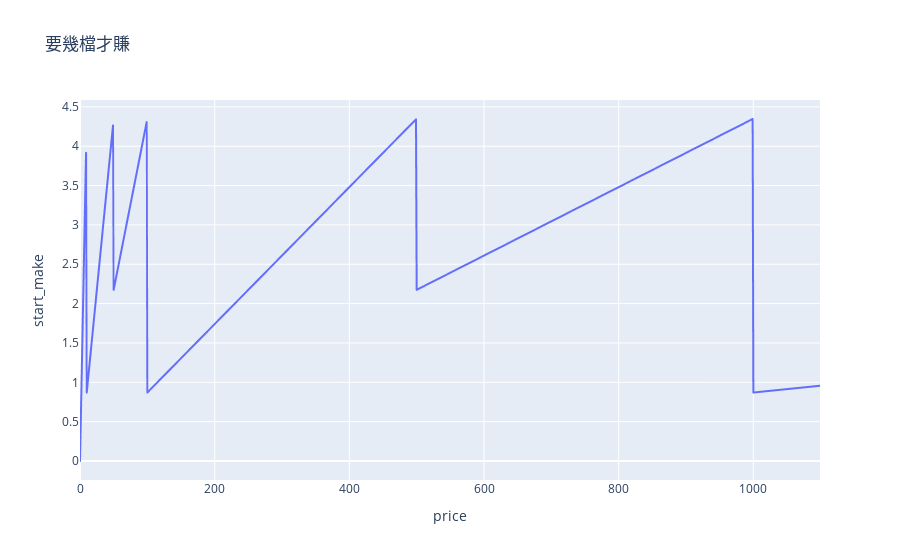

Notebook source saved alongside this figure:
### Code cell
import plotly.express as px

fig = px.line(df, x="price", y="start_make", title='要幾檔才賺',hover_data=[df['h_fee'],df['back_fee']])
fig.write_html("要幾檔才賺.html")
fig.show()

### Figure 1 — Plotly figure (JSON) as saved in the notebook; plotly's stock layout.template omitted (floating-point values rounded to 4 significant figures; data arrays with more than 128 entries replaced by an {"elided": "..."} marker saying what was removed)
{"data": [{"customdata": {"elided": "1100x2 float values"}, "hovertemplate": "price=%{x}<br>start_make=%{y}<br>h_fee=%{customdata[0]}<br>back_fee=%{customdata[1]}<extra></extra>", "legendgroup": "", "line": {"color": "#636efa", "dash": "solid"}, "mode": "lines", "name": "", "showlegend": false, "type": "scattergl", "x": {"elided": "1100 int values"}, "xaxis": "x", "y": {"elided": "1100 float values"}, "yaxis": "y"}], "layout": {"legend": {"tracegroupgap": 0}, "title": {"text": "要幾檔才賺"}, "xaxis": {"anchor": "y", "domain": [0, 1], "title": {"text": "price"}}, "yaxis": {"anchor": "x", "domain": [0, 1], "title": {"text": "start_make"}}}}
